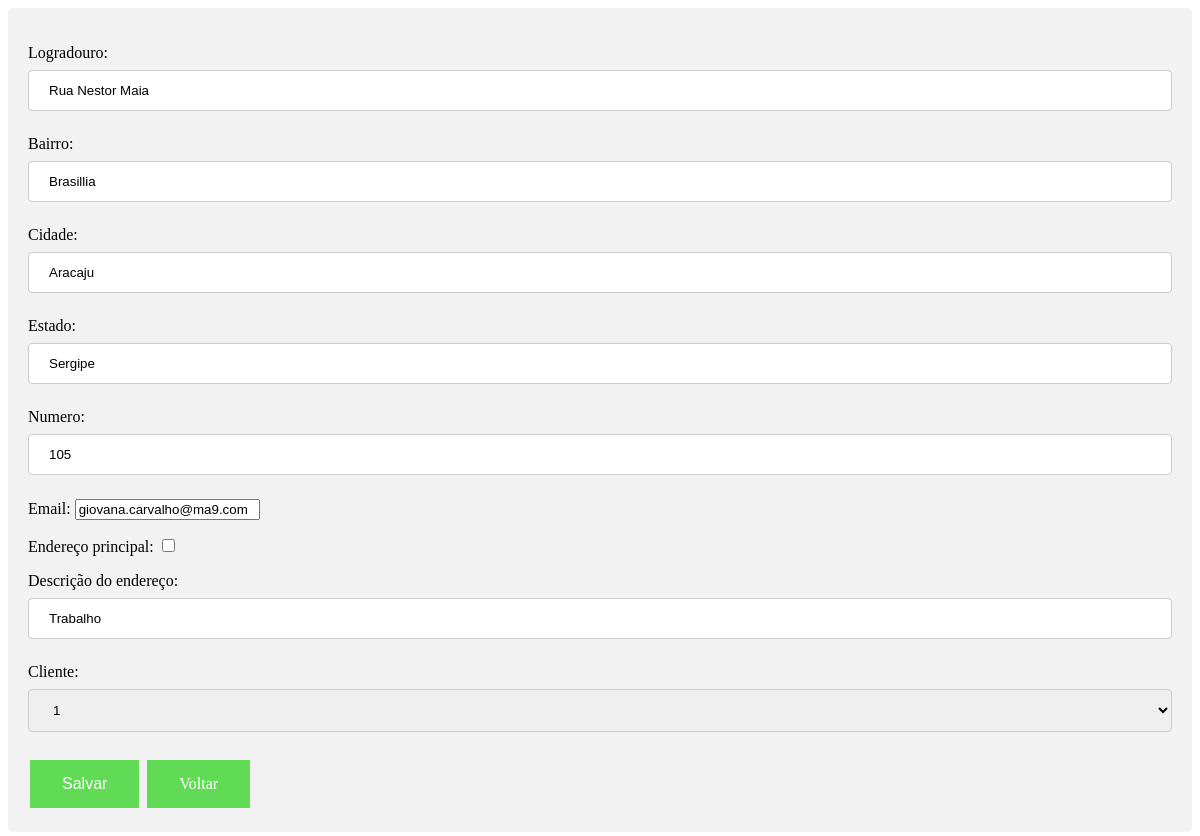
The app's page /updateAddress/1/ with its own data.
### cadastros/models.py (models this page shows, shortened)
class Endereco(models.Model):
    logradouro = models.CharField("logradouro", max_length=500)
    bairro = models.CharField("bairro", max_length= 100)
    cidade = models.CharField("cidade", max_length=100)
    estado = models.CharField("estado", max_length=100)
    numero = models.CharField("numero", max_length=100)
    email = models.EmailField("email")
    descricao = models.CharField("descrição do endereço", max_length=50)
    begin_date= models.DateTimeField(auto_now_add=True)
    active = models.BooleanField(default=True)#para verificar se endereço está ativo
    endereco_principal = models.BooleanField("Endereço principal", default=False)
    cliente = models.ForeignKey(Cliente,on_delete=models.CASCADE,related_name='endereco_cliente',verbose_name='Cliente')
    class Meta:
        db_table= 'endereco'
        verbose_name= "Endereço"
        verbose_name_plural= "Endereços"

### cadastros/views.py (the view, shortened to what this page needs)
# urls.py: path('updateAddress/<int:pk>/',EnderecoUpdate.as_view(), name = 'endereco_update'),
class EnderecoUpdate(UpdateView):
    model = Endereco
    fields = ['logradouro','bairro','cidade','estado','numero','email','endereco_principal','descricao','cliente']

### cadastros/models.py (called while the page is built)
    def __str__(self):
        return str(self.id)

### cadastros/templates/cadastros/endereco_form.html (shortened to what this page needs)
<!DOCTYPE html>
<html lang="en">
<head>
</head>
<body>
    <div>
        <form method="POST">
            {{form.as_p}}
            <button class="button">Salvar</button>
            <a class="button" href="/cadastros/" target="_blank">Voltar</a>
        </form>
    </div>
</body>
</html>

### cadastros/templates/cadastros/endereco_form.html (style rules this page uses)
input[type=text], select { width: 100%; padding: 12px 20px; margin: 8px 0; display: inline-block; border: 1px solid #ccc; border-radius: 4px; box-sizing: border-box; }
div { border-radius: 5px; background-color: #f2f2f2; padding: 20px; }
.button { background-color: #61db56; border: none; color: white; padding: 15px 32px; text-align: center; text-decoration: none; display: inline-block; font-size: 16px; margin: 4px 2px; cursor: pointer; }

### records on screen
Endereco: logradouro "Rua Nestor Maia", bairro "Brasillia", cidade "Aracaju", estado "Sergipe", numero "105", email "giovana.carvalho@ma9.com", descricao "Trabalho", cliente "1"
